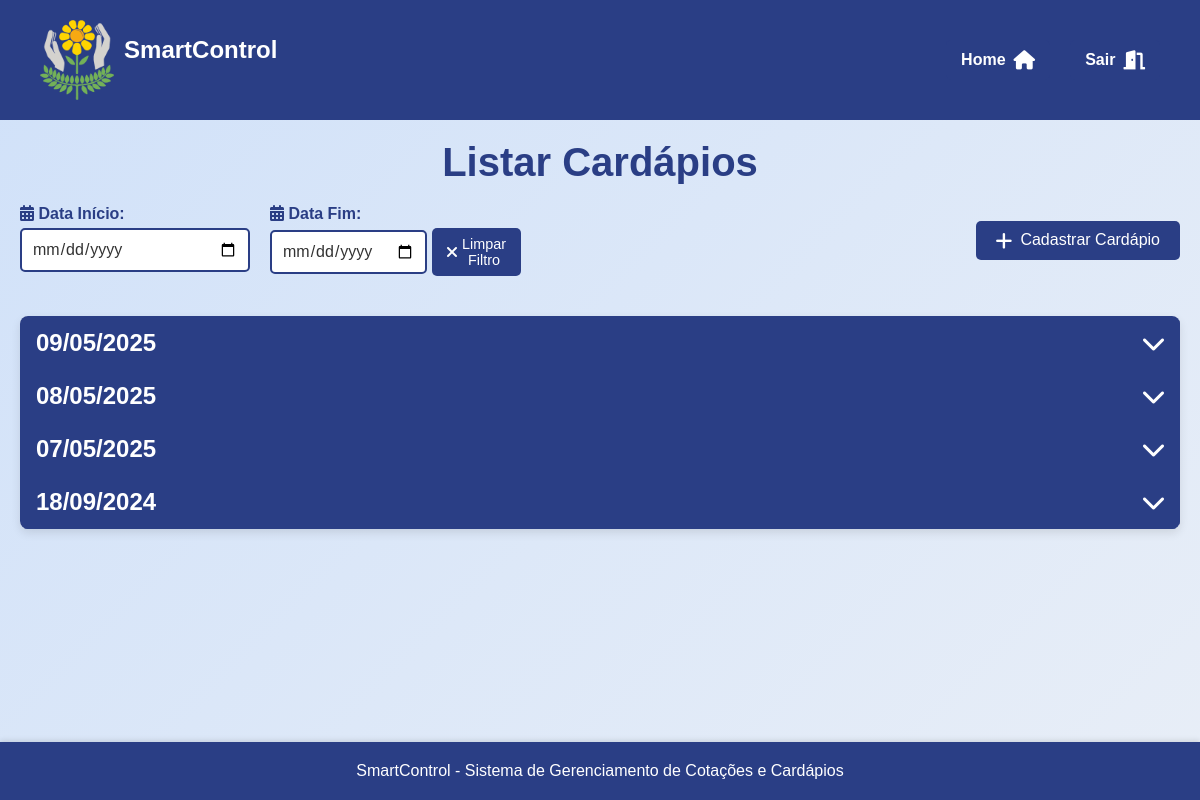
Page /assets/view/pages/cardapio/listarCardapio/listarCardapio.php (signed in) on the earlier database version.
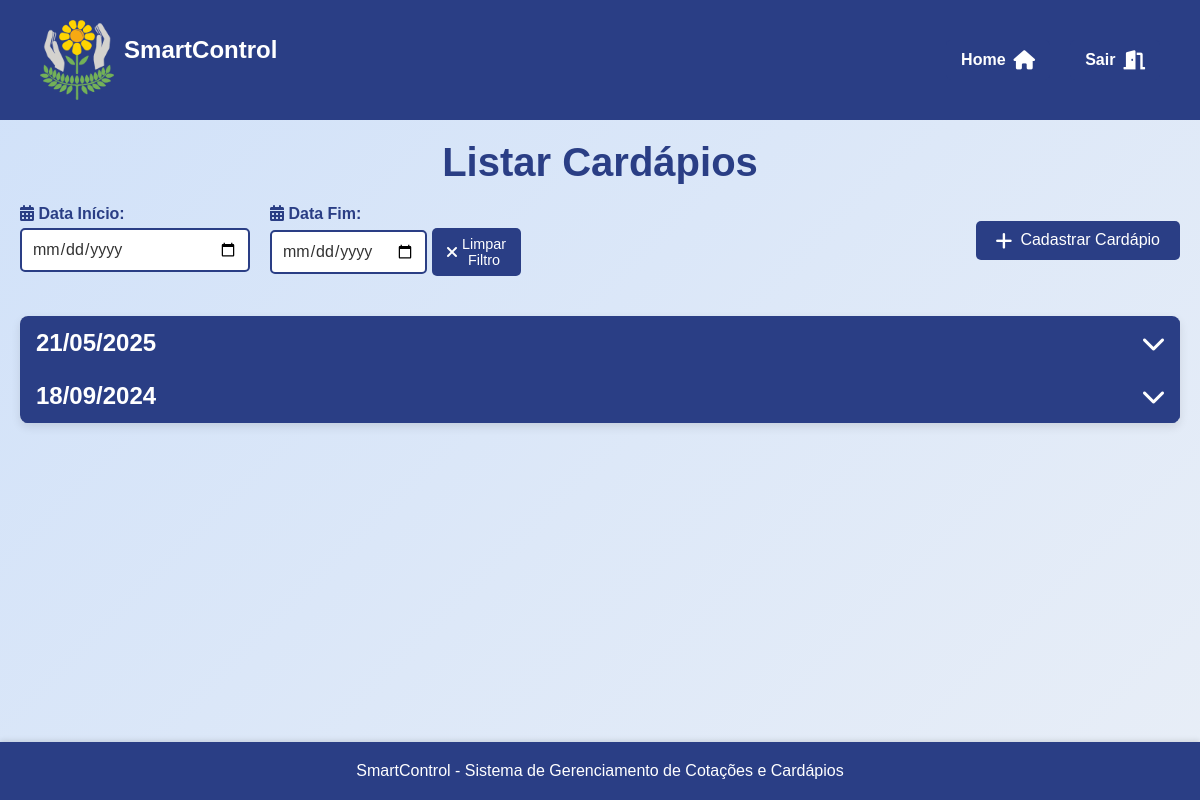
Same page on the later database version.
### tables this page shows
CREATE TABLE `cardapios` (
  `id` int(11) NOT NULL,
  `nutricionista_id` int(11) NOT NULL,
  `dataC` date NOT NULL,
  `periodo` text NOT NULL,
  `descricao` text DEFAULT NULL,
  `data_criacao` timestamp NOT NULL DEFAULT current_timestamp()
);

### assets/model/Usuario.php (called while the page is built, shortened)
<?php
abstract class Usuario {
    protected $tipo_usuario;
    public function getTipoUsuario() {
        return $this->tipo_usuario;
    }
}
?>

### assets/model/pdo/DataBase.php (called while the page is built, shortened)
<?php
class Database {
    private $host = 'localhost';
    private $dbname = 'sistema_apae';
    private $username = 'root';
    private $password = '';
    public $conn;
    public function __construct()
    {
        try {
            $this->conn = new PDO("mysql:host=$this->host;dbname=$this->dbname", $this->username, $this->password);
            $this->conn->setAttribute(PDO::ATTR_ERRMODE, PDO::ERRMODE_EXCEPTION);
        } catch (PDOException $exception) {
            echo "Erro na conexão: " . $exception->getMessage();
        }
    }
    public function read($table, $columns = "*", $id = null, $where = null) {
        $sql = "SELECT $columns FROM $table";
        try {
            $stmt = $this->conn->prepare($sql);
            $stmt->execute();
            return $stmt->fetchAll(PDO::FETCH_ASSOC);
        } catch (PDOException $exception) {
            echo "Erro ao ler: " . $exception->getMessage();
            return false;
        }
    }
}
?>

### assets/controller/userController.php (called while the page is built, shortened)
<?php
require_once __DIR__ . '/../model/Usuario.php';
require_once __DIR__ . '/../model/pdo/DataBase.php';
class ControladorUsuarios
{
    private $banco;
    public function __construct() {
        $this->banco = new DataBase;
    }
    public function obterPermissoes($tipo_usuario) {
        $conn = $this->banco->conn;
        $sql = "SELECT * FROM permissoes WHERE tipo_usuario = :tipo_usuario";
        $stmt = $conn->prepare($sql);
        $stmt->bindParam(":tipo_usuario", $tipo_usuario);
        $stmt->execute();
        $permissoes = $stmt->fetch(PDO::FETCH_ASSOC);
        return $permissoes;
    }
}
?>

### assets/model/utils.php (called while the page is built)
<?php
require_once __DIR__ . "/../controller/userController.php";
function verificarPermissao($tipo_usuario, $acao) {
    $controler = new ControladorUsuarios();
    $permissoes = $controler->obterPermissoes($tipo_usuario);
    return isset($permissoes[$acao]) && $permissoes[$acao] == 1;
}
?>

### assets/controller/cardapioController.php (called while the page is built, shortened)
<?php
require_once __DIR__ . "/../model/pdo/Database.php";
require_once __DIR__ . "/../model/Cardapio.php";
class cardapioController {
    private $db;
    public function __construct() {
        $this->db = new Database();
    }
    public function listarcardapios() {
        $todosCardapio = $this->db->read("cardapios");
        usort($todosCardapio, function($a, $b) {
            return strtotime($a['dataC']) - strtotime($b['dataC']);
        });
        $arr = [];
        foreach($todosCardapio as $cardapio) {
            $novocardapio = new Cardapio($cardapio['id'], $cardapio['nutricionista_id'], $cardapio['dataC'], $cardapio['periodo'], $cardapio['descricao']);
            $arr[] = $novocardapio;
        }
        return $arr;
    }
}
?>

### assets/model/Cardapio.php (called while the page is built, shortened)
<?php
class Cardapio {
private $id;
private $dataC;
public function __construct($id = null, $nutricionista_id = null, $dataC = null, $periodo = null, $descricao = null) {
    $this->id = $id;
    $this->dataC = $dataC;
}
public function getId() {
    return $this->id;
}
public function getDataC() {
    return $this->dataC;
}
}
?>

### assets/view/pages/cardapio/listarCardapio/listarCardapio.php (the view, shortened to what this page needs)
<?php
    require_once __DIR__ . '/../../../../controller/cardapioController.php';
    require_once __DIR__ . "/../../../../controller/userController.php";
    require_once __DIR__ . "/../../../../controller/pageController.php";
    require_once __DIR__ . "/../../../../model/utils.php";
    $user = $_SESSION['user'];
    $tipo_usuario = $user->getTipoUsuario();
    $podeGerenciarCardapios = verificarPermissao($tipo_usuario, 'gerenciar_cardapios');
    $cardapioController = new cardapioController();
?>
<!DOCTYPE html>
<html lang="pt-br">
<head>
    <link rel="stylesheet" href="../../styles/ListarStyle.css">
    <link rel="stylesheet" href="./customCardapio.css">
    <link rel="stylesheet" href="https://cdnjs.cloudflare.com/ajax/libs/font-awesome/6.0.0-beta3/css/all.min.css">
</head>
<body>
    <?php renderHeader(); ?>
    <main>
        <h1>Listar Cardápios</h1>
        <section class="search">
            <div>
                <section class="input-filter-date">
                    <label for="dataInicio"><i class="fas fa-calendar-alt"></i> Data Início:</label>
                    <input type="date" id="dataInicio" name="dataInicio" value="<?php echo $_GET['dataInicio'] ?? ''; ?>">
                </section>
                <section class="input-filter-date">
                    <label for="dataFim"><i class="fas fa-calendar-alt"></i> Data Fim:</label>
                    <div class="input-group">
                        <input type="date" id="dataFim" name="dataFim" value="<?php echo $_GET['dataFim'] ?? ''; ?>">
                        <button class="buttonLimpar" onclick="limparFiltros()">
                            <i class="fas fa-times"></i> Limpar Filtro
                        </button>
                    </div>
                </section>
            </div>
            <div class="right">
                <section class="add-user">
                    <?php if ($podeGerenciarCardapios): ?>
                        <a href="../cadastrarCardapio/cadCardapio.php" class="add-user-btn">
                            <i class="fas fa-plus"></i> Cadastrar Cardápio
                        </a>
                    <?php endif; ?>
                </section>
            </div>
        </section>
        <table>
            <tbody>
                <?php
                if ($cardapioController) {
                    $cardapios = $cardapioController->listarcardapios();
                    usort($cardapios, function($a, $b) {
                        return strtotime($b->getDataC()) - strtotime($a->getDataC());
                    });
                    foreach ($cardapios as $cardapio) {
                        $id = 'folder' . $cardapio->getId();
                        $dataFormatada = date("d/m/Y", strtotime($cardapio->getDataC()));
                        echo "<tr class='folder' onclick='toggleFolder(\"{$id}\")'>";
                        echo "<td colspan='6'><h2>{$dataFormatada} <i class='fas fa-chevron-down'></i></h2></td>";
                        echo "</tr>";
                    }
                } else {
                    echo "<tr><td colspan='7'>Nenhum cardápio encontrado.</td></tr>";
                }
                ?>
            </tbody>
        </table>
    </main>
    <?php renderFooter(); ?>
</body>
</html>

### assets/controller/pageController.php
<?php
function renderHeader() {
    echo '
<header>
    <section class="header-container">
        <section class="logo-container">
            <img src="../../../../../src/logo_sem_fundo.png" alt="Logo do SmartControl" class="logo">
            <h1 class="system-name">SmartControl</h1>
        </section>
        <section class="user-info">
        <a href="../../principal/principal.php" class="home-btn"> Home <i class="fas fa-home"></i></a>
            <a href="../../logout.php" class="logout-btn"> Sair <i class="fas fa-door-open"></i></a>
        </section>
    </section>
</header>
';
}
function renderFooter() {
    echo '
    <footer>
        <p>SmartControl - Sistema de Gerenciamento de Cotações e Cardápios</p>
    </footer>
</body>
</html>
';
}
?>

### assets/view/pages/styles/ListarStyle.css (style rules this page uses)
h1 { font-size: 2.5rem; color: var(--darkblue); text-align: center; margin-bottom: 20px; }
.search { display: flex; justify-content: space-between; align-items: center; margin-bottom: 20px; gap: 10px; }
.add-product-btn, .add-user-btn, .add-quote-btn { display: inline-flex; align-items: center; gap: 8px; padding: 10px 20px; background-color: var(--darkblue); color: var(--white); border-radius: 5px; text-decoration: none; font-size: 1rem; transition: background-color 0.3s ease, transform 0.2s ease; }
table { width: 100%; border-collapse: collapse; margin: 20px 0; font-size: 1rem; text-align: left; background-color: var(--white); border-radius: 8px; overflow: hidden; box-shadow: 0 4px 10px rgba(0, 0, 0, 0.1); }
table th, table td { padding: 12px 15px; border: 1px solid var(--darkblue); }
.input-filter-date label { font-size: 1rem; color: var(--darkblue); font-weight: bold; margin-right: 10px; }
.input-filter-date input { padding: 10px; font-size: 1rem; border: 2px solid var(--darkblue); border-radius: 5px; background-color: var(--white); color: var(--darkgray); transition: border-color 0.3s ease; width: 100%; }
.buttonLimpar { padding: 8px 15px; background-color: #007bff; color: #fff; border: none; border-radius: 5px; font-size: 0.9rem; cursor: pointer; display: flex; align-items: center; gap: 5px; transition: background-color 0.3s ease, transform 0.2s ease; }
.buttonLimpar i { font-size: 1rem; }

### assets/view/pages/cardapio/listarCardapio/customCardapio.css (style rules this page uses)
.search { display: flex; justify-content: space-between; width: 100%; margin-bottom: 20px; }
.search > div { width: 50%; display: flex; }
.search > div > * { margin: 0; margin-right: 20px; }
.search > div.right > * { margin-right: 0; margin-left: 20px; }
.search > div.right { justify-content: flex-end; }
.input-filter-date { display: flex; flex-direction: column; gap: 5px; width: 40%; }
.input-filter-date label { font-size: 1rem; color: var(--darkblue); font-weight: bold; }
.input-filter-date input { padding: 10px; font-size: 1rem; border: 2px solid var(--darkblue); border-radius: 5px; background-color: var(--white); color: var(--darkgray); transition: border-color 0.3s ease; width: 100%; }
.add-user-btn { display: inline-flex; align-items: center; gap: 8px; padding: 10px 20px; background-color: var(--darkblue); color: var(--white); border-radius: 5px; text-decoration: none; font-size: 1rem; transition: background-color 0.3s ease, transform 0.2s ease; }
.add-user-btn i { font-size: 1.2rem; }
table { width: 100%; border-collapse: collapse; margin: 20px 0; font-size: 1rem; text-align: left; background-color: var(--white); border-radius: 8px; overflow: hidden; box-shadow: 0 4px 10px rgba(0, 0, 0, 0.1); }
table th, table td { padding: 12px 15px; border: 1px solid var(--darkblue); }
.folder { background-color: var(--darkblue); color: var(--white); cursor: pointer; transition: background-color 0.3s ease; }
.folder h2 { display: flex; justify-content: space-between; align-items: center; cursor: pointer; margin: 0; }
.folder i { transition: transform 0.3s ease; }
.input-group { display: flex; align-items: center; gap: 5px; }
.buttonLimpar { padding: 8px 15px; background-color: var(--darkblue); color: var(--white); border: none; border-radius: 5px; font-size: 0.9rem; cursor: pointer; display: flex; align-items: center; gap: 5px; transition: background-color 0.3s ease, transform 0.2s ease; }
.buttonLimpar i { font-size: 1rem; }

Differences in the rows shown:
removed cardapios: dataC "09/05/2025"
removed cardapios: dataC "08/05/2025"
removed cardapios: dataC "07/05/2025"
added cardapios: dataC "21/05/2025"
